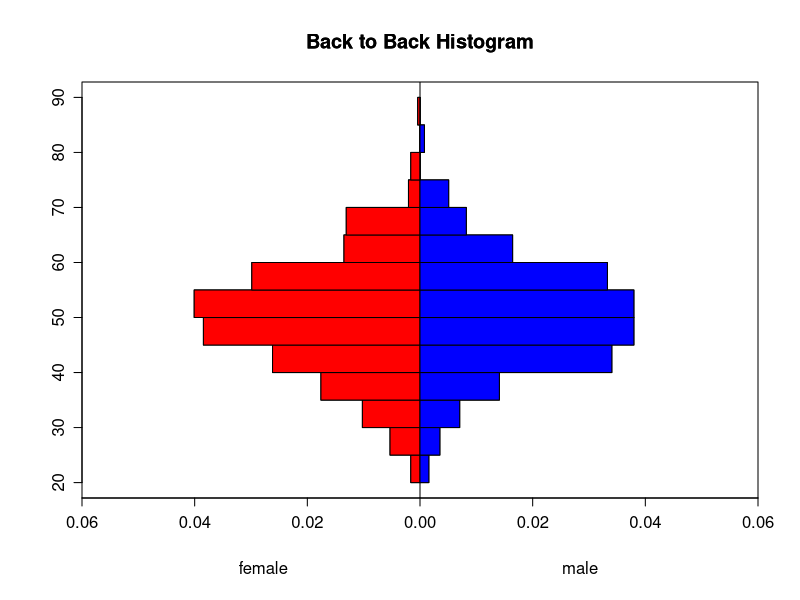

Source code (R):
# data
age <- rnorm(1000,50,10)
sex <- sample(c('female','male'),1000,TRUE)
# plot
library(Hmisc)
out <- histbackback(split(age,sex), probability=TRUE, xlim=c(-.06,.06), main='Back to Back Histogram')
# just adding color
barplot(-out$left, col="red", horiz=TRUE, space=0, add=TRUE, axes=FALSE)
barplot(out$right, col="blue", horiz=TRUE, space=0, add=TRUE, axes=FALSE)
